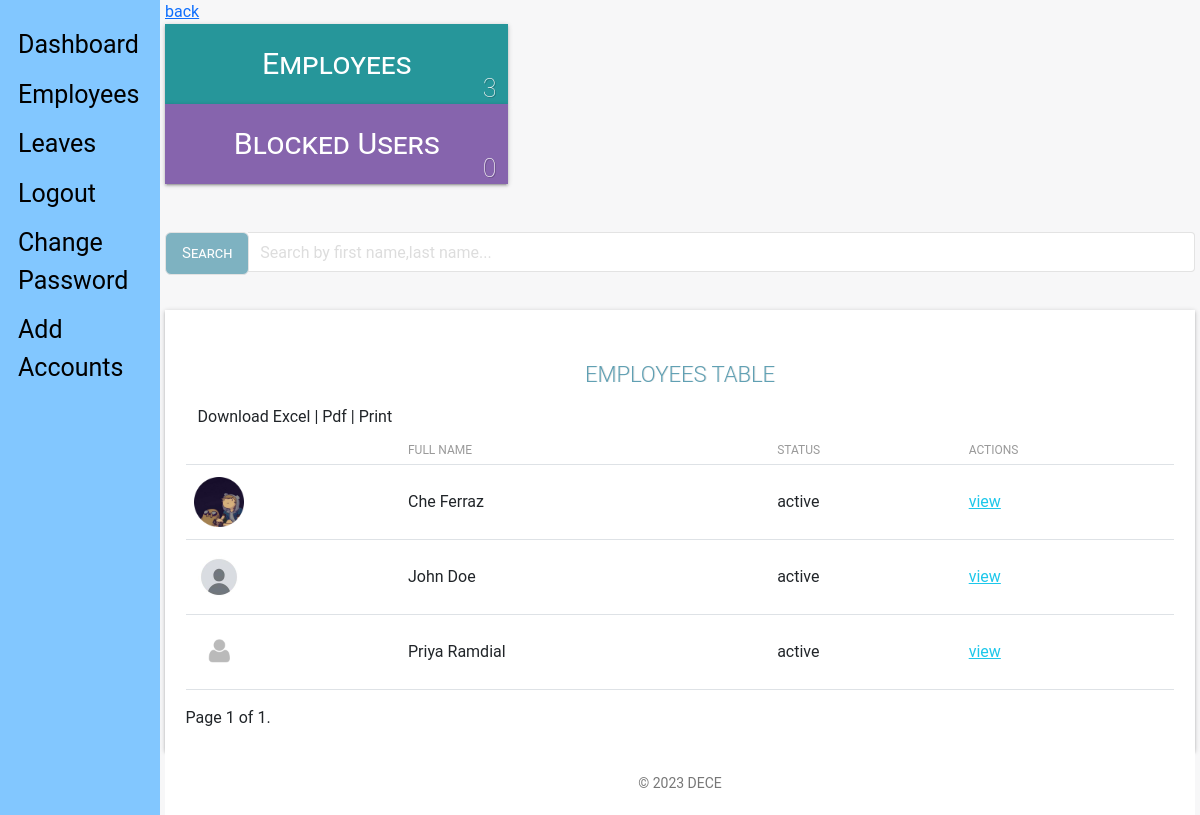
The page /admin_view/employees/ (signed in) on the database as committed earlier.
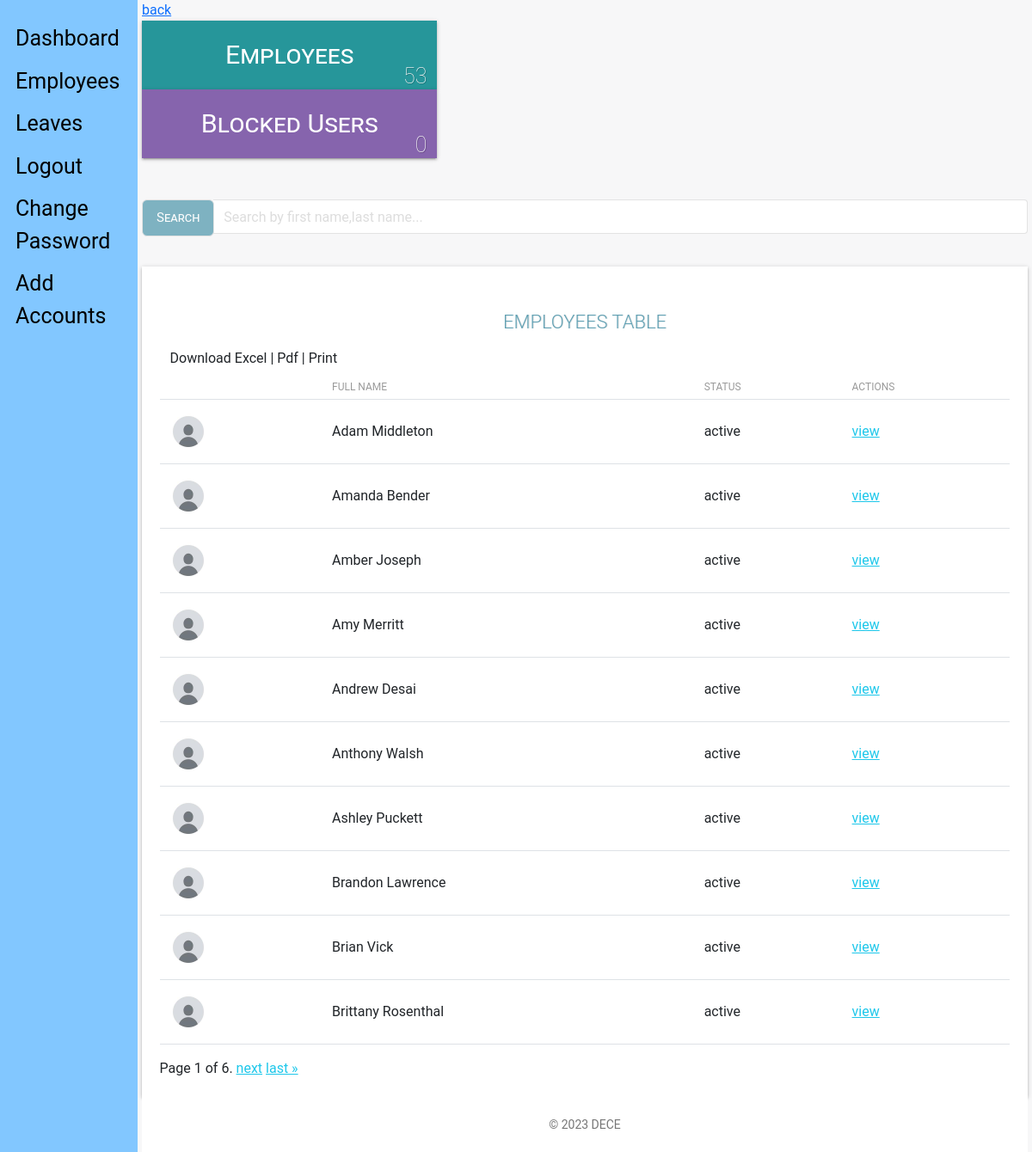
The same page on the database as committed later.
### staff_app/models.py (models this page shows, shortened)
class Employee(models.Model):
    MALE = 'male'
    FEMALE = 'female'
    OTHER = 'other'
    NOT_KNOWN = 'Not Known'
    GENDER = (
        (MALE, 'Male'),
        (FEMALE, 'Female'),
        (OTHER, 'Other'),
        (NOT_KNOWN, 'Not Known'),
    )
    MR = 'Mr'
    MRS = 'Mrs'
    MSS = 'Mss'
    DR = 'Dr'
    SIR = 'Sir'
    MADAM = 'Madam'
    TITLE = (
        (MR, 'Mr'),
        (MRS, 'Mrs'),
        (MSS, 'Mss'),
        (DR, 'Dr'),
        (SIR, 'Sir'),
        (MADAM, 'Madam'),
    )
    FULL_TIME = 'Full-Time'
    PART_TIME = 'Part-Time'
    CONTRACT = 'Contract'
    INTERN = 'Intern'
    EMPLOYEETYPE = (
        (FULL_TIME, 'Full-Time'),
        (PART_TIME, 'Part-Time'),
        (CONTRACT, 'Contract'),
        (INTERN, 'Intern'),
    )
    user = models.ForeignKey(CustomUser, on_delete=models.CASCADE, default=1)
    title = models.CharField(_('Title'), max_length=10,
                             default=MR, choices=TITLE, blank=False, null=True)
    image = models.ImageField(_('Profile Image'), upload_to='profiles/', default='profiles/default.png', blank=True,
                              null=True, help_text='upload image size less than 2.0MB')  # work on path username-date/image
    firstname = models.CharField(
        _('Firstname'), max_length=125, null=False, blank=False)
    lastname = models.CharField(
        _('Lastname'), max_length=125, null=False, blank=False)
    othername = models.CharField(
        _('Othername (optional)'), max_length=125, null=True, blank=True)
    sex = models.CharField(_('Gender'), max_length=10,
                           default=NOT_KNOWN, choices=GENDER, blank=False)
    email = models.EmailField(
        _('Email'), max_length=255, default=None, blank=True, null=True)
    tel = PhoneNumberField(null=False, blank=False,
                           verbose_name='Phone Number')
    bio = models.CharField(_('Bio'), max_length=255,
                           default='', null=True, blank=True)
    birthday = models.DateField(_('Date of Birth'), blank=False, null=True)
    nisnumber = models.PositiveIntegerField(
        _('NIS Number'), null=True, blank=True)
    tinnumber = models.CharField(
        _('TIN'), max_length=15, null=True, blank=True)
    employeetype = models.CharField(_('Employee Type'), max_length=15,
                                    default=FULL_TIME, choices=EMPLOYEETYPE, blank=False, null=True)
    vitae = models.FileField(_('Cirriculum Vitae'), upload_to='vitae/', blank=True,
                             null=True, help_text='upload in .docx or .pdf')
    is_blocked = models.BooleanField(
        _('Is Blocked'), help_text='button to toggle employee block and unblock', default=False)
    is_deleted = models.BooleanField(
        _('Is Deleted'), help_text='button to toggle employee deleted and undelete', default=False)
    created = models.DateTimeField(verbose_name=_(
        'Created'), auto_now_add=True, null=True)
    updated = models.DateTimeField(
        verbose_name=_('Updated'), auto_now=True, null=True)
    objects = EmployeeManager()
    class Meta:
        verbose_name = _('Employee')
        verbose_name_plural = _('Employees')
        ordering = ['-created']
    @ property
    def get_full_name(self):
        fullname = ''
        firstname = self.firstname
        lastname = self.lastname
        othername = self.othername
        if (firstname and lastname) or othername is None:
            fullname = firstname + ' ' + lastname
            return fullname
        elif othername:
            fullname = firstname + ' ' + othername + ' '+lastname
            return fullname
        return

### admin_app/views.py (the view)
# urls.py: path('employees/', views.employees, name="employees"),
def employees(request):
    if not (request.user.is_authenticated and request.user.is_superuser):
        return redirect('hris:home')
    dataset = dict()
    employees = Employee.objects.all().order_by('firstname')
    query = request.GET.get('search')
    if query:
        employees = employees.filter(
            Q(firstname__icontains=query) |
            Q(lastname__icontains=query)
        )
    paginator = Paginator(employees, 10)  # show 10 employee lists per page
    page = request.GET.get('page')
    employees_paginated = paginator.get_page(page)
    dataset['employee_list'] = employees_paginated
    dataset['all_employees'] = Employee.objects.all_employees()
    blocked_employees = Employee.objects.all_blocked_employees()
    dataset['blocked_employees'] = blocked_employees
    dataset['title'] = 'Employees list view'
    return render(request, 'admin/view_employees.html', dataset)

### admin_app/managers.py (called while the page is built)
    def get_queryset(self):
        return super().get_queryset().filter(is_deleted=False)

    def all_employees(self):
        return super().get_queryset()

    def all_blocked_employees(self):
        return super().get_queryset().filter(is_blocked=True)

### templates/admin/view_employees.html (shortened to what this page needs)
{% extends 'base.html' %}
{% load static %}
{% block content %}
<link type="text/CSS" href="{% static 'css/light-bootstrap-dashboard.css' %}" rel="stylesheet"/>
    <section class="row">
        <section class="col col-lg-12">
            <a href="{{request.META.HTTP_REFERER|escape}}" style="color:#0d6efd;">back</a>
        </section>
    </section>
    <section class="row margin-bottom">
        <div class="container-fluid">
        <section class="col-lg-4 col-md-4 col-sm-12">
            <div class="employee-box sec-box">
                <a href="">
                <span>Employees</span>
                </a>
                <span class="count-object">{{ all_employees.count }}</span>
            </div>
        </section>
        <section class="col-lg-4 col-md-4 col-sm-12">
            <div class="blocked-box sec-box">
                <a href="">
                <span>Blocked Users</span>
                </a>
                <span class="count-object">{{ blocked_employees.count }}</span>
            </div>
        </section>
    </section>
    <div class="row" style="margin-bottom: 2.2rem;margin-top: 3rem;">
        <div class="">
        <div class="col-lg-12">
            <form action="" method="GET">
                <div class="input-group">
                    <span class="input-group-btn">
                    <button class="btn btn-default" id = "stylebutton" type="button">Search</button>
                    </span>
                    <input type="search" value="{{request.GET.search}}" name="search" class="form-control" placeholder="Search by first name,last name...">
                </div>
            </form>
        </div>
        </div>
    </div>
    <div class="table-responsive table-shadow">
        <div class="text-center table-description">
            <h4 class="title-h3" style="color: #60a0b3 !important;
            text-shadow: 1px 0px rgba(0,0,0,0.11)"> EMPLOYEES TABLE</h4>
        </div>
        <div class="container-fluid">
            <div class="row">
                 <div class="download-print-action">
                      Download Excel | Pdf | Print
                </div>
            </div>
        </div>
        <table class="table">
            <thead>
                <tr>
                  <th scope="col"></th>
                  <th scope="col">Full Name</th>
                  <th scope="col">Status</th>
                  <th scope="col">Actions</th>
                </tr>
            </thead>
            <tbody>
                {% for employee in employee_list %}
                <tr>
                  {% if employee.image %}
                  <th scope="row"><img src="{{employee.image.url}}" width="50" height="50"></th>
                  {% else %}
                  <th scope="row">-</th>
                  {% endif %}
                  <td>{{ employee.get_full_name }}</td>
                  {% if employee.is_blocked %}
                  <td>Inactive</td>
                  {% else %}
                  <td>active</td>
                  {% endif %}
                  <td>
                    <a href="{% url 'admin_app:info' employee.id %}">
                        view
                    </a>
                  </td>
                </tr>
                {% endfor %}
            </tbody>
        </table>
              <div class="pagination">
                <span class="step-links">
                    <span class="current">
                        Page {{ employee_list.number }} of {{ employee_list.paginator.num_pages }}.
                    </span>
                    {% if employee_list.has_next %}
                        <a href="?page={{ employee_list.next_page_number }}">next</a>
                        <a href="?page={{ employee_list.paginator.num_pages }}">last &raquo;</a>
                    {% endif %}
                </span>
            </div>
    </div>
{% endblock content %}

Rows that differ between the two databases and show on the page:
no longer on this page (row unchanged): Employee: image (picture), get_full_name "Che Ferraz", is_blocked "active"
no longer on this page (row unchanged): Employee: image (placeholder picture), get_full_name "John Doe", is_blocked "active"
no longer on this page (row unchanged): Employee: image (placeholder picture), get_full_name "Priya Ramdial", is_blocked "active"
added Employee: image (placeholder picture), get_full_name "Adam Middleton", is_blocked "active"
added Employee: image (placeholder picture), get_full_name "Amanda Bender", is_blocked "active"
added Employee: image (placeholder picture), get_full_name "Amber Joseph", is_blocked "active"
added Employee: image (placeholder picture), get_full_name "Amy Merritt", is_blocked "active"
added Employee: image (placeholder picture), get_full_name "Andrew Desai", is_blocked "active"
added Employee: image (placeholder picture), get_full_name "Anthony Walsh", is_blocked "active"
added Employee: image (placeholder picture), get_full_name "Ashley Puckett", is_blocked "active"
added Employee: image (placeholder picture), get_full_name "Brandon Lawrence", is_blocked "active"
added Employee: image (placeholder picture), get_full_name "Brian Vick", is_blocked "active"
added Employee: image (placeholder picture), get_full_name "Brittany Rosenthal", is_blocked "active"
Other text that changed with them:
{{ all_employees.count }}: "3" → "53"
{{ employee_list.paginator.num_pages }}: "1" → "6"
text now shown: "next last »"
